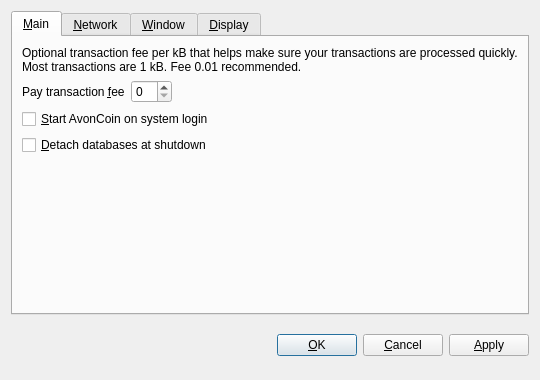
<?xml version="1.0" encoding="UTF-8"?>
<ui version="4.0">
 <class>OptionsDialog</class>
 <widget class="QDialog" name="OptionsDialog">
  <property name="geometry">
   <rect>
    <x>0</x>
    <y>0</y>
    <width>540</width>
    <height>380</height>
   </rect>
  </property>
  <property name="windowTitle">
   <string>Options</string>
  </property>
  <property name="modal">
   <bool>true</bool>
  </property>
  <layout class="QVBoxLayout" name="verticalLayout">
   <item>
    <widget class="QTabWidget" name="tabWidget">
     <property name="tabPosition">
      <enum>QTabWidget::North</enum>
     </property>
     <property name="currentIndex">
      <number>0</number>
     </property>
     <widget class="QWidget" name="tabMain">
      <attribute name="title">
       <string>&amp;Main</string>
      </attribute>
      <layout class="QVBoxLayout" name="verticalLayout_Main">
       <item>
        <widget class="QLabel" name="transactionFeeInfoLabel">
         <property name="text">
          <string>Optional transaction fee per kB that helps make sure your transactions are processed quickly. Most transactions are 1 kB. Fee 0.01 recommended.</string>
         </property>
         <property name="textFormat">
          <enum>Qt::PlainText</enum>
         </property>
         <property name="wordWrap">
          <bool>true</bool>
         </property>
        </widget>
       </item>
       <item>
        <layout class="QHBoxLayout" name="horizontalLayout_Main">
         <item>
          <widget class="QLabel" name="transactionFeeLabel">
           <property name="text">
            <string>Pay transaction &amp;fee</string>
           </property>
           <property name="textFormat">
            <enum>Qt::PlainText</enum>
           </property>
           <property name="buddy">
            <cstring>transactionFee</cstring>
           </property>
          </widget>
         </item>
         <item>
          <widget class="BitcoinAmountField" name="transactionFee"/>
         </item>
         <item>
          <spacer name="horizontalSpacer_Main">
           <property name="orientation">
            <enum>Qt::Horizontal</enum>
           </property>
           <property name="sizeHint" stdset="0">
            <size>
             <width>40</width>
             <height>20</height>
            </size>
           </property>
          </spacer>
         </item>
        </layout>
       </item>
       <item>
        <widget class="QCheckBox" name="bitcoinAtStartup">
         <property name="toolTip">
          <string>Automatically start AvonCoin after logging in to the system.</string>
         </property>
         <property name="text">
          <string>&amp;Start AvonCoin on system login</string>
         </property>
        </widget>
       </item>
       <item>
        <widget class="QCheckBox" name="detachDatabases">
         <property name="toolTip">
          <string>Detach block and address databases at shutdown. This means they can be moved to another data directory, but it slows down shutdown. The wallet is always detached.</string>
         </property>
         <property name="text">
          <string>&amp;Detach databases at shutdown</string>
         </property>
        </widget>
       </item>
       <item>
        <spacer name="verticalSpacer_Main">
         <property name="orientation">
          <enum>Qt::Vertical</enum>
         </property>
         <property name="sizeHint" stdset="0">
          <size>
           <width>20</width>
           <height>40</height>
          </size>
         </property>
        </spacer>
       </item>
      </layout>
     </widget>
     <widget class="QWidget" name="tabNetwork">
      <attribute name="title">
       <string>&amp;Network</string>
      </attribute>
      <layout class="QVBoxLayout" name="verticalLayout_Network">
       <item>
        <widget class="QCheckBox" name="mapPortUpnp">
         <property name="toolTip">
          <string>Automatically open the AvonCoin client port on the router. This only works when your router supports UPnP and it is enabled.</string>
         </property>
         <property name="text">
          <string>Map port using &amp;UPnP</string>
         </property>
        </widget>
       </item>
       <item>
        <widget class="QCheckBox" name="connectSocks">
         <property name="toolTip">
          <string>Connect to the AvonCoin network through a SOCKS proxy (e.g. when connecting through Tor).</string>
         </property>
         <property name="text">
          <string>&amp;Connect through SOCKS proxy:</string>
         </property>
        </widget>
       </item>
       <item>
        <layout class="QHBoxLayout" name="horizontalLayout_Network">
         <item>
          <widget class="QLabel" name="proxyIpLabel">
           <property name="text">
            <string>Proxy &amp;IP:</string>
           </property>
           <property name="textFormat">
            <enum>Qt::PlainText</enum>
           </property>
           <property name="buddy">
            <cstring>proxyIp</cstring>
           </property>
          </widget>
         </item>
         <item>
          <widget class="QValidatedLineEdit" name="proxyIp">
           <property name="maximumSize">
            <size>
             <width>140</width>
             <height>16777215</height>
            </size>
           </property>
           <property name="toolTip">
            <string>IP address of the proxy (e.g. 127.0.0.1)</string>
           </property>
          </widget>
         </item>
         <item>
          <widget class="QLabel" name="proxyPortLabel">
           <property name="text">
            <string>&amp;Port:</string>
           </property>
           <property name="textFormat">
            <enum>Qt::PlainText</enum>
           </property>
           <property name="buddy">
            <cstring>proxyPort</cstring>
           </property>
          </widget>
         </item>
         <item>
          <widget class="QLineEdit" name="proxyPort">
           <property name="maximumSize">
            <size>
             <width>55</width>
             <height>16777215</height>
            </size>
           </property>
           <property name="toolTip">
            <string>Port of the proxy (e.g. 9050)</string>
           </property>
          </widget>
         </item>
         <item>
          <widget class="QLabel" name="socksVersionLabel">
           <property name="text">
            <string>SOCKS &amp;Version:</string>
           </property>
           <property name="textFormat">
            <enum>Qt::PlainText</enum>
           </property>
           <property name="buddy">
            <cstring>socksVersion</cstring>
           </property>
          </widget>
         </item>
         <item>
          <widget class="QValueComboBox" name="socksVersion">
           <property name="toolTip">
            <string>SOCKS version of the proxy (e.g. 5)</string>
           </property>
          </widget>
         </item>
         <item>
          <spacer name="horizontalSpacer_Network">
           <property name="orientation">
            <enum>Qt::Horizontal</enum>
           </property>
           <property name="sizeHint" stdset="0">
            <size>
             <width>40</width>
             <height>20</height>
            </size>
           </property>
          </spacer>
         </item>
        </layout>
       </item>
       <item>
        <spacer name="verticalSpacer_Network">
         <property name="orientation">
          <enum>Qt::Vertical</enum>
         </property>
         <property name="sizeHint" stdset="0">
          <size>
           <width>20</width>
           <height>40</height>
          </size>
         </property>
        </spacer>
       </item>
      </layout>
     </widget>
     <widget class="QWidget" name="tabWindow">
      <attribute name="title">
       <string>&amp;Window</string>
      </attribute>
      <layout class="QVBoxLayout" name="verticalLayout_Window">
       <item>
        <widget class="QCheckBox" name="minimizeToTray">
         <property name="toolTip">
          <string>Show only a tray icon after minimizing the window.</string>
         </property>
         <property name="text">
          <string>&amp;Minimize to the tray instead of the taskbar</string>
         </property>
        </widget>
       </item>
       <item>
        <widget class="QCheckBox" name="minimizeOnClose">
         <property name="toolTip">
          <string>Minimize instead of exit the application when the window is closed. When this option is enabled, the application will be closed only after selecting Quit in the menu.</string>
         </property>
         <property name="text">
          <string>M&amp;inimize on close</string>
         </property>
        </widget>
       </item>
       <item>
        <spacer name="verticalSpacer_Window">
         <property name="orientation">
          <enum>Qt::Vertical</enum>
         </property>
         <property name="sizeHint" stdset="0">
          <size>
           <width>20</width>
           <height>40</height>
          </size>
         </property>
        </spacer>
       </item>
      </layout>
     </widget>
     <widget class="QWidget" name="tabDisplay">
      <attribute name="title">
       <string>&amp;Display</string>
      </attribute>
      <layout class="QVBoxLayout" name="verticalLayout_Display">
       <item>
        <layout class="QHBoxLayout" name="horizontalLayout_1_Display">
         <item>
          <widget class="QLabel" name="langLabel">
           <property name="text">
            <string>User Interface &amp;language:</string>
           </property>
           <property name="textFormat">
            <enum>Qt::PlainText</enum>
           </property>
           <property name="buddy">
            <cstring>lang</cstring>
           </property>
          </widget>
         </item>
         <item>
          <widget class="QValueComboBox" name="lang">
           <property name="toolTip">
            <string>The user interface language can be set here. This setting will take effect after restarting AvonCoin.</string>
           </property>
          </widget>
         </item>
        </layout>
       </item>
       <item>
        <layout class="QHBoxLayout" name="horizontalLayout_2_Display">
         <item>
          <widget class="QLabel" name="unitLabel">
           <property name="text">
            <string>&amp;Unit to show amounts in:</string>
           </property>
           <property name="textFormat">
            <enum>Qt::PlainText</enum>
           </property>
           <property name="buddy">
            <cstring>unit</cstring>
           </property>
          </widget>
         </item>
         <item>
          <widget class="QValueComboBox" name="unit">
           <property name="toolTip">
            <string>Choose the default subdivision unit to show in the interface and when sending coins.</string>
           </property>
          </widget>
         </item>
        </layout>
       </item>
       <item>
        <widget class="QCheckBox" name="displayAddresses">
         <property name="toolTip">
          <string>Whether to show AvonCoin addresses in the transaction list or not.</string>
         </property>
         <property name="text">
          <string>&amp;Display addresses in transaction list</string>
         </property>
        </widget>
       </item>
       <item>
        <widget class="QCheckBox" name="coinControlFeatures">
         <property name="toolTip">
          <string>Whether to show coin control features or not.</string>
         </property>
         <property name="text">
          <string>Display coin &amp;control features (experts only!)</string>
         </property>
        </widget>
       </item>
       <item>
        <spacer name="verticalSpacer_Display">
         <property name="orientation">
          <enum>Qt::Vertical</enum>
         </property>
         <property name="sizeHint" stdset="0">
          <size>
           <width>20</width>
           <height>40</height>
          </size>
         </property>
        </spacer>
       </item>
      </layout>
     </widget>
    </widget>
   </item>
   <item>
    <layout class="QHBoxLayout" name="horizontalLayout_Buttons">
     <item>
      <spacer name="horizontalSpacer_1">
       <property name="orientation">
        <enum>Qt::Horizontal</enum>
       </property>
       <property name="sizeHint" stdset="0">
        <size>
         <width>40</width>
         <height>48</height>
        </size>
       </property>
      </spacer>
     </item>
     <item>
      <widget class="QLabel" name="statusLabel">
       <property name="font">
        <font>
         <weight>75</weight>
         <bold>true</bold>
        </font>
       </property>
       <property name="text">
        <string/>
       </property>
       <property name="textFormat">
        <enum>Qt::PlainText</enum>
       </property>
       <property name="wordWrap">
        <bool>true</bool>
       </property>
      </widget>
     </item>
     <item>
      <spacer name="horizontalSpacer_2">
       <property name="orientation">
        <enum>Qt::Horizontal</enum>
       </property>
       <property name="sizeHint" stdset="0">
        <size>
         <width>40</width>
         <height>48</height>
        </size>
       </property>
      </spacer>
     </item>
     <item>
      <widget class="QPushButton" name="okButton">
       <property name="text">
        <string>&amp;OK</string>
       </property>
      </widget>
     </item>
     <item>
      <widget class="QPushButton" name="cancelButton">
       <property name="text">
        <string>&amp;Cancel</string>
       </property>
       <property name="autoDefault">
        <bool>false</bool>
       </property>
      </widget>
     </item>
     <item>
      <widget class="QPushButton" name="applyButton">
       <property name="text">
        <string>&amp;Apply</string>
       </property>
       <property name="autoDefault">
        <bool>false</bool>
       </property>
      </widget>
     </item>
    </layout>
   </item>
  </layout>
 </widget>
 <customwidgets>
  <customwidget>
   <class>BitcoinAmountField</class>
   <extends>QSpinBox</extends>
   <header>bitcoinamountfield.h</header>
  </customwidget>
  <customwidget>
   <class>QValueComboBox</class>
   <extends>QComboBox</extends>
   <header>qvaluecombobox.h</header>
  </customwidget>
  <customwidget>
   <class>QValidatedLineEdit</class>
   <extends>QLineEdit</extends>
   <header>qvalidatedlineedit.h</header>
  </customwidget>
 </customwidgets>
 <resources/>
 <connections/>
</ui>
